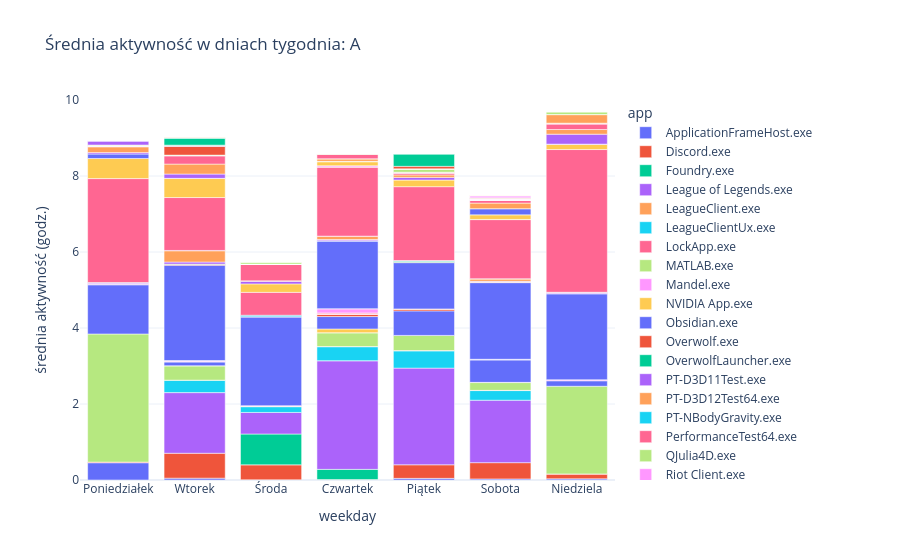

Notebook code cell kept with this figure:
### Code cell
osoba = "A"
df3 = df2[df2['osoba'] == osoba]
ylim = np.ceil(df2.groupby(['osoba','weekday'])['average_activity'].sum().reset_index()['average_activity'].max())
px.bar(df3,
       x='weekday',
       y = 'average_activity',
       color=agregator,
       category_orders={'weekday':['Poniedziałek','Wtorek','Środa','Czwartek','Piątek','Sobota','Niedziela']},
       labels={'weekday_number':'dzień tygodnia','average_activity':'średnia aktywność (godz.)',agregator:agregator},
       title=f"Średnia aktywność w dniach tygodnia: {osoba}",
       template='plotly_white',
       range_y=[0,ylim])

### Figure 1 — Plotly figure (JSON) as saved in the notebook; plotly's stock layout.template omitted (floating-point values rounded to 4 significant figures)
{"data": [{"hovertemplate": "app=ApplicationFrameHost.exe<br>weekday=%{x}<br>średnia aktywność (godz.)=%{y}<extra></extra>", "legendgroup": "ApplicationFrameHost.exe", "marker": {"color": "#636efa", "pattern": {"shape": ""}}, "name": "ApplicationFrameHost.exe", "orientation": "v", "showlegend": true, "textposition": "auto", "type": "bar", "x": ["Czwartek", "Niedziela", "Piątek", "Poniedziałek", "Sobota", "Wtorek", "Środa"], "xaxis": "x", "y": [0.003563, 0.03142, 0.04291, 0.4547, 0.02858, 0.04808, 0.005069], "yaxis": "y"}, {"hovertemplate": "app=Discord.exe<br>weekday=%{x}<br>średnia aktywność (godz.)=%{y}<extra></extra>", "legendgroup": "Discord.exe", "marker": {"color": "#EF553B", "pattern": {"shape": ""}}, "name": "Discord.exe", "orientation": "v", "showlegend": true, "textposition": "auto", "type": "bar", "x": ["Czwartek", "Niedziela", "Piątek", "Poniedziałek", "Sobota", "Wtorek", "Środa"], "xaxis": "x", "y": [0.006958, 0.124, 0.3575, 0.01661, 0.4273, 0.6555, 0.3931], "yaxis": "y"}, {"hovertemplate": "app=Foundry.exe<br>weekday=%{x}<br>średnia aktywność (godz.)=%{y}<extra></extra>", "legendgroup": "Foundry.exe", "marker": {"color": "#00cc96", "pattern": {"shape": ""}}, "name": "Foundry.exe", "orientation": "v", "showlegend": true, "textposition": "auto", "type": "bar", "x": ["Czwartek", "Środa"], "xaxis": "x", "y": [0.2691, 0.8117], "yaxis": "y"}, {"hovertemplate": "app=League of Legends.exe<br>weekday=%{x}<br>średnia aktywność (godz.)=%{y}<extra></extra>", "legendgroup": "League of Legends.exe", "marker": {"color": "#ab63fa", "pattern": {"shape": ""}}, "name": "League of Legends.exe", "orientation": "v", "showlegend": true, "textposition": "auto", "type": "bar", "x": ["Czwartek", "Piątek", "Sobota", "Wtorek", "Środa"], "xaxis": "x", "y": [2.86, 2.544, 1.644, 1.596, 0.5677], "yaxis": "y"}, {"hovertemplate": "app=LeagueClient.exe<br>weekday=%{x}<br>średnia aktywność (godz.)=%{y}<extra></extra>", "legendgroup": "LeagueClient.exe", "marker": {"color": "#FFA15A", "pattern": {"shape": ""}}, "name": "LeagueClient.exe", "orientation": "v", "showlegend": true, "textposition": "auto", "type": "bar", "x": ["Czwartek"], "xaxis": "x", "y": [0.0006168], "yaxis": "y"}, {"hovertemplate": "app=LeagueClientUx.exe<br>weekday=%{x}<br>średnia aktywność (godz.)=%{y}<extra></extra>", "legendgroup": "LeagueClientUx.exe", "marker": {"color": "#19d3f3", "pattern": {"shape": ""}}, "name": "LeagueClientUx.exe", "orientation": "v", "showlegend": true, "textposition": "auto", "type": "bar", "x": ["Czwartek", "Niedziela", "Piątek", "Sobota", "Wtorek", "Środa"], "xaxis": "x", "y": [0.3674, 0.005215, 0.4533, 0.2537, 0.3284, 0.1516], "yaxis": "y"}, {"hovertemplate": "app=LockApp.exe<br>weekday=%{x}<br>średnia aktywność (godz.)=%{y}<extra></extra>", "legendgroup": "LockApp.exe", "marker": {"color": "#FF6692", "pattern": {"shape": ""}}, "name": "LockApp.exe", "orientation": "v", "showlegend": true, "textposition": "auto", "type": "bar", "x": ["Czwartek", "Piątek", "Sobota", "Wtorek", "Środa"], "xaxis": "x", "y": [0.00478, 0.009638, 0.005403, 9.407e-05, 0.01842], "yaxis": "y"}, {"hovertemplate": "app=MATLAB.exe<br>weekday=%{x}<br>średnia aktywność (godz.)=%{y}<extra></extra>", "legendgroup": "MATLAB.exe", "marker": {"color": "#B6E880", "pattern": {"shape": ""}}, "name": "MATLAB.exe", "orientation": "v", "showlegend": true, "textposition": "auto", "type": "bar", "x": ["Czwartek", "Niedziela", "Piątek", "Poniedziałek", "Sobota", "Wtorek", "Środa"], "xaxis": "x", "y": [0.3636, 2.306, 0.3977, 3.372, 0.2058, 0.3778, 0.003566], "yaxis": "y"}, {"hovertemplate": "app=Mandel.exe<br>weekday=%{x}<br>średnia aktywność (godz.)=%{y}<extra></extra>", "legendgroup": "Mandel.exe", "marker": {"color": "#FF97FF", "pattern": {"shape": ""}}, "name": "Mandel.exe", "orientation": "v", "showlegend": true, "textposition": "auto", "type": "bar", "x": ["Czwartek"], "xaxis": "x", "y": [9.88e-05], "yaxis": "y"}, {"hovertemplate": "app=NVIDIA App.exe<br>weekday=%{x}<br>średnia aktywność (godz.)=%{y}<extra></extra>", "legendgroup": "NVIDIA App.exe", "marker": {"color": "#FECB52", "pattern": {"shape": ""}}, "name": "NVIDIA App.exe", "orientation": "v", "showlegend": true, "textposition": "auto", "type": "bar", "x": ["Czwartek", "Piątek", "Sobota", "Wtorek"], "xaxis": "x", "y": [0.09881, 0.0003783, 0.004579, 0.001036], "yaxis": "y"}, {"hovertemplate": "app=Obsidian.exe<br>weekday=%{x}<br>średnia aktywność (godz.)=%{y}<extra></extra>", "legendgroup": "Obsidian.exe", "marker": {"color": "#636efa", "pattern": {"shape": ""}}, "name": "Obsidian.exe", "orientation": "v", "showlegend": true, "textposition": "auto", "type": "bar", "x": ["Czwartek", "Niedziela", "Piątek", "Sobota", "Wtorek"], "xaxis": "x", "y": [0.3264, 0.1482, 0.6453, 0.5893, 0.09967], "yaxis": "y"}, {"hovertemplate": "app=Overwolf.exe<br>weekday=%{x}<br>średnia aktywność (godz.)=%{y}<extra></extra>", "legendgroup": "Overwolf.exe", "marker": {"color": "#EF553B", "pattern": {"shape": ""}}, "name": "Overwolf.exe", "orientation": "v", "showlegend": true, "textposition": "auto", "type": "bar", "x": ["Czwartek", "Niedziela", "Piątek", "Sobota", "Wtorek", "Środa"], "xaxis": "x", "y": [0.05641, 9.324e-05, 0.04701, 0.01394, 0.01073, 0.004326], "yaxis": "y"}, {"hovertemplate": "app=OverwolfLauncher.exe<br>weekday=%{x}<br>średnia aktywność (godz.)=%{y}<extra></extra>", "legendgroup": "OverwolfLauncher.exe", "marker": {"color": "#00cc96", "pattern": {"shape": ""}}, "name": "OverwolfLauncher.exe", "orientation": "v", "showlegend": true, "textposition": "auto", "type": "bar", "x": ["Czwartek", "Piątek", "Sobota", "Wtorek"], "xaxis": "x", "y": [0.000377, 0.0006595, 0.0003529, 0.0001877], "yaxis": "y"}, {"hovertemplate": "app=PT-D3D11Test.exe<br>weekday=%{x}<br>średnia aktywność (godz.)=%{y}<extra></extra>", "legendgroup": "PT-D3D11Test.exe", "marker": {"color": "#ab63fa", "pattern": {"shape": ""}}, "name": "PT-D3D11Test.exe", "orientation": "v", "showlegend": true, "textposition": "auto", "type": "bar", "x": ["Czwartek"], "xaxis": "x", "y": [0.00268], "yaxis": "y"}, {"hovertemplate": "app=PT-D3D12Test64.exe<br>weekday=%{x}<br>średnia aktywność (godz.)=%{y}<extra></extra>", "legendgroup": "PT-D3D12Test64.exe", "marker": {"color": "#FFA15A", "pattern": {"shape": ""}}, "name": "PT-D3D12Test64.exe", "orientation": "v", "showlegend": true, "textposition": "auto", "type": "bar", "x": ["Czwartek"], "xaxis": "x", "y": [0.00272], "yaxis": "y"}, {"hovertemplate": "app=PT-NBodyGravity.exe<br>weekday=%{x}<br>średnia aktywność (godz.)=%{y}<extra></extra>", "legendgroup": "PT-NBodyGravity.exe", "marker": {"color": "#19d3f3", "pattern": {"shape": ""}}, "name": "PT-NBodyGravity.exe", "orientation": "v", "showlegend": true, "textposition": "auto", "type": "bar", "x": ["Czwartek"], "xaxis": "x", "y": [0.001381], "yaxis": "y"}, {"hovertemplate": "app=PerformanceTest64.exe<br>weekday=%{x}<br>średnia aktywność (godz.)=%{y}<extra></extra>", "legendgroup": "PerformanceTest64.exe", "marker": {"color": "#FF6692", "pattern": {"shape": ""}}, "name": "PerformanceTest64.exe", "orientation": "v", "showlegend": true, "textposition": "auto", "type": "bar", "x": ["Czwartek"], "xaxis": "x", "y": [0.03222], "yaxis": "y"}, {"hovertemplate": "app=QJulia4D.exe<br>weekday=%{x}<br>średnia aktywność (godz.)=%{y}<extra></extra>", "legendgroup": "QJulia4D.exe", "marker": {"color": "#B6E880", "pattern": {"shape": ""}}, "name": "QJulia4D.exe", "orientation": "v", "showlegend": true, "textposition": "auto", "type": "bar", "x": ["Czwartek"], "xaxis": "x", "y": [9.88e-05], "yaxis": "y"}, {"hovertemplate": "app=Riot Client.exe<br>weekday=%{x}<br>średnia aktywność (godz.)=%{y}<extra></extra>", "legendgroup": "Riot Client.exe", "marker": {"color": "#FF97FF", "pattern": {"shape": ""}}, "name": "Riot Client.exe", "orientation": "v", "showlegend": true, "textposition": "auto", "type": "bar", "x": ["Czwartek", "Niedziela", "Piątek", "Sobota", "Wtorek", "Środa"], "xaxis": "x", "y": [0.1097, 0.02374, 0.00413, 0.004007, 0.02512, 0.0001014], "yaxis": "y"}, {"hovertemplate": "app=SamsungMagician.exe<br>weekday=%{x}<br>średnia aktywność (godz.)=%{y}<extra></extra>", "legendgroup": "SamsungMagician.exe", "marker": {"color": "#FECB52", "pattern": {"shape": ""}}, "name": "SamsungMagician.exe", "orientation": "v", "showlegend": true, "textposition": "auto", "type": "bar", "x": ["Czwartek", "Sobota", "Wtorek", "Środa"], "xaxis": "x", "y": [0.0009933, 0.0004488, 0.0003984, 9.741e-05], "yaxis": "y"}, {"hovertemplate": "app=SandFall-Win64-Shipping.exe<br>weekday=%{x}<br>średnia aktywność (godz.)=%{y}<extra></extra>", "legendgroup": "SandFall-Win64-Shipping.exe", "marker": {"color": "#636efa", "pattern": {"shape": ""}}, "name": "SandFall-Win64-Shipping.exe", "orientation": "v", "showlegend": true, "textposition": "auto", "type": "bar", "x": ["Czwartek", "Niedziela", "Piątek", "Poniedziałek", "Sobota", "Wtorek", "Środa"], "xaxis": "x", "y": [1.782, 2.262, 1.217, 1.294, 2.017, 2.508, 2.337], "yaxis": "y"}, {"hovertemplate": "app=SearchHost.exe<br>weekday=%{x}<br>średnia aktywność (godz.)=%{y}<extra></extra>", "legendgroup": "SearchHost.exe", "marker": {"color": "#EF553B", "pattern": {"shape": ""}}, "name": "SearchHost.exe", "orientation": "v", "showlegend": true, "textposition": "auto", "type": "bar", "x": ["Czwartek", "Niedziela", "Piątek", "Poniedziałek", "Sobota", "Wtorek", "Środa"], "xaxis": "x", "y": [0.004231, 0.00602, 0.008831, 0.01174, 0.01393, 0.02767, 0.003096], "yaxis": "y"}, {"hovertemplate": "app=ShellHost.exe<br>weekday=%{x}<br>średnia aktywność (godz.)=%{y}<extra></extra>", "legendgroup": "ShellHost.exe", "marker": {"color": "#00cc96", "pattern": {"shape": ""}}, "name": "ShellHost.exe", "orientation": "v", "showlegend": true, "textposition": "auto", "type": "bar", "x": ["Czwartek", "Niedziela", "Piątek", "Poniedziałek", "Sobota", "Wtorek", "Środa"], "xaxis": "x", "y": [0.004967, 0.002916, 0.03238, 0.003474, 0.007258, 0.003562, 0.003288], "yaxis": "y"}, {"hovertemplate": "app=Spotify.exe<br>weekday=%{x}<br>średnia aktywność (godz.)=%{y}<extra></extra>", "legendgroup": "Spotify.exe", "marker": {"color": "#ab63fa", "pattern": {"shape": ""}}, "name": "Spotify.exe", "orientation": "v", "showlegend": true, "textposition": "auto", "type": "bar", "x": ["Czwartek", "Niedziela", "Piątek", "Poniedziałek", "Sobota", "Wtorek"], "xaxis": "x", "y": [0.0281, 0.02714, 0.007704, 0.03329, 0.01302, 0.0535], "yaxis": "y"}, {"hovertemplate": "app=SwUSB.exe<br>weekday=%{x}<br>średnia aktywność (godz.)=%{y}<extra></extra>", "legendgroup": "SwUSB.exe", "marker": {"color": "#FFA15A", "pattern": {"shape": ""}}, "name": "SwUSB.exe", "orientation": "v", "showlegend": true, "textposition": "auto", "type": "bar", "x": ["Czwartek", "Niedziela", "Piątek", "Poniedziałek", "Sobota", "Wtorek"], "xaxis": "x", "y": [0.08568, 0.0008824, 0.001462, 9.815e-05, 0.0619, 0.2971], "yaxis": "y"}, {"hovertemplate": "app=Taskmgr.exe<br>weekday=%{x}<br>średnia aktywność (godz.)=%{y}<extra></extra>", "legendgroup": "Taskmgr.exe", "marker": {"color": "#19d3f3", "pattern": {"shape": ""}}, "name": "Taskmgr.exe", "orientation": "v", "showlegend": true, "textposition": "auto", "type": "bar", "x": ["Czwartek", "Niedziela", "Piątek", "Poniedziałek", "Sobota", "Wtorek", "Środa"], "xaxis": "x", "y": [0.004406, 0.003689, 0.004424, 0.009923, 0.00604, 0.008835, 0.03688], "yaxis": "y"}, {"hovertemplate": "app=brave.exe<br>weekday=%{x}<br>średnia aktywność (godz.)=%{y}<extra></extra>", "legendgroup": "brave.exe", "marker": {"color": "#FF6692", "pattern": {"shape": ""}}, "name": "brave.exe", "orientation": "v", "showlegend": true, "textposition": "auto", "type": "bar", "x": ["Czwartek", "Niedziela", "Piątek", "Poniedziałek", "Sobota", "Wtorek", "Środa"], "xaxis": "x", "y": [1.818, 3.756, 1.944, 2.736, 1.557, 1.392, 0.6018], "yaxis": "y"}, {"hovertemplate": "app=calibre-file-dialog.exe<br>weekday=%{x}<br>średnia aktywność (godz.)=%{y}<extra></extra>", "legendgroup": "calibre-file-dialog.exe", "marker": {"color": "#B6E880", "pattern": {"shape": ""}}, "name": "calibre-file-dialog.exe", "orientation": "v", "showlegend": true, "textposition": "auto", "type": "bar", "x": ["Czwartek", "Sobota"], "xaxis": "x", "y": [0.0008456, 0.0002112], "yaxis": "y"}, {"hovertemplate": "app=calibre.exe<br>weekday=%{x}<br>średnia aktywność (godz.)=%{y}<extra></extra>", "legendgroup": "calibre.exe", "marker": {"color": "#FF97FF", "pattern": {"shape": ""}}, "name": "calibre.exe", "orientation": "v", "showlegend": true, "textposition": "auto", "type": "bar", "x": ["Czwartek", "Sobota"], "xaxis": "x", "y": [0.0322, 0.003023], "yaxis": "y"}, {"hovertemplate": "app=explorer.exe<br>weekday=%{x}<br>średnia aktywność (godz.)=%{y}<extra></extra>", "legendgroup": "explorer.exe", "marker": {"color": "#FECB52", "pattern": {"shape": ""}}, "name": "explorer.exe", "orientation": "v", "showlegend": true, "textposition": "auto", "type": "bar", "x": ["Czwartek", "Niedziela", "Piątek", "Poniedziałek", "Sobota", "Wtorek", "Środa"], "xaxis": "x", "y": [0.106, 0.1411, 0.1741, 0.5288, 0.1206, 0.502, 0.2231], "yaxis": "y"}, {"hovertemplate": "app=iPSMonitor.exe<br>weekday=%{x}<br>średnia aktywność (godz.)=%{y}<extra></extra>", "legendgroup": "iPSMonitor.exe", "marker": {"color": "#636efa", "pattern": {"shape": ""}}, "name": "iPSMonitor.exe", "orientation": "v", "showlegend": true, "textposition": "auto", "type": "bar", "x": ["Czwartek", "Niedziela", "Poniedziałek", "Sobota"], "xaxis": "x", "y": [0.009183, 0.0008551, 0.1178, 0.1627], "yaxis": "y"}, {"hovertemplate": "app=lghub.exe<br>weekday=%{x}<br>średnia aktywność (godz.)=%{y}<extra></extra>", "legendgroup": "lghub.exe", "marker": {"color": "#EF553B", "pattern": {"shape": ""}}, "name": "lghub.exe", "orientation": "v", "showlegend": true, "textposition": "auto", "type": "bar", "x": ["Czwartek", "Niedziela", "Wtorek"], "xaxis": "x", "y": [0.0003771, 9.491e-05, 0.003207], "yaxis": "y"}, {"hovertemplate": "app=mmc.exe<br>weekday=%{x}<br>średnia aktywność (godz.)=%{y}<extra></extra>", "legendgroup": "mmc.exe", "marker": {"color": "#00cc96", "pattern": {"shape": ""}}, "name": "mmc.exe", "orientation": "v", "showlegend": true, "textposition": "auto", "type": "bar", "x": ["Czwartek"], "xaxis": "x", "y": [0.001386], "yaxis": "y"}, {"hovertemplate": "app=ms-teams.exe<br>weekday=%{x}<br>średnia aktywność (godz.)=%{y}<extra></extra>", "legendgroup": "ms-teams.exe", "marker": {"color": "#ab63fa", "pattern": {"shape": ""}}, "name": "ms-teams.exe", "orientation": "v", "showlegend": true, "textposition": "auto", "type": "bar", "x": ["Czwartek", "Niedziela", "Piątek", "Poniedziałek", "Sobota", "Wtorek", "Środa"], "xaxis": "x", "y": [0.0003744, 0.2623, 0.06935, 0.03746, 0.000352, 0.113, 0.07047], "yaxis": "y"}, {"hovertemplate": "app=msedge.exe<br>weekday=%{x}<br>średnia aktywność (godz.)=%{y}<extra></extra>", "legendgroup": "msedge.exe", "marker": {"color": "#FFA15A", "pattern": {"shape": ""}}, "name": "msedge.exe", "orientation": "v", "showlegend": true, "textposition": "auto", "type": "bar", "x": ["Czwartek", "Niedziela", "Piątek", "Poniedziałek", "Sobota", "Wtorek", "Środa"], "xaxis": "x", "y": [0.06593, 0.1225, 0.06608, 0.1523, 0.1459, 0.2624, 0.009839], "yaxis": "y"}, {"hovertemplate": "app=oclParticles.exe<br>weekday=%{x}<br>średnia aktywność (godz.)=%{y}<extra></extra>", "legendgroup": "oclParticles.exe", "marker": {"color": "#19d3f3", "pattern": {"shape": ""}}, "name": "oclParticles.exe", "orientation": "v", "showlegend": true, "textposition": "auto", "type": "bar", "x": ["Czwartek"], "xaxis": "x", "y": [0.0007011], "yaxis": "y"}, {"hovertemplate": "app=steamwebhelper.exe<br>weekday=%{x}<br>średnia aktywność (godz.)=%{y}<extra></extra>", "legendgroup": "steamwebhelper.exe", "marker": {"color": "#FF6692", "pattern": {"shape": ""}}, "name": "steamwebhelper.exe", "orientation": "v", "showlegend": true, "textposition": "auto", "type": "bar", "x": ["Czwartek", "Niedziela", "Piątek", "Poniedziałek", "Sobota", "Wtorek", "Środa"], "xaxis": "x", "y": [0.1163, 0.1523, 0.05065, 0.01238, 0.06866, 0.221, 0.4373], "yaxis": "y"}, {"hovertemplate": "app=unknown<br>weekday=%{x}<br>średnia aktywność (godz.)=%{y}<extra></extra>", "legendgroup": "unknown", "marker": {"color": "#B6E880", "pattern": {"shape": ""}}, "name": "unknown", "orientation": "v", "showlegend": true, "textposition": "auto", "type": "bar", "x": ["Czwartek", "Niedziela", "Piątek", "Sobota", "Wtorek"], "xaxis": "x", "y": [0.0001036, 9.87e-05, 0.0002082, 0.0002466, 0.0009326], "yaxis": "y"}, {"hovertemplate": "app=Bitwarden.exe<br>weekday=%{x}<br>średnia aktywność (godz.)=%{y}<extra></extra>", "legendgroup": "Bitwarden.exe", "marker": {"color": "#FF97FF", "pattern": {"shape": ""}}, "name": "Bitwarden.exe", "orientation": "v", "showlegend": true, "textposition": "auto", "type": "bar", "x": ["Niedziela", "Wtorek"], "xaxis": "x", "y": [0.001392, 0.0009056], "yaxis": "y"}, {"hovertemplate": "app=Calendar.exe<br>weekday=%{x}<br>średnia aktywność (godz.)=%{y}<extra></extra>", "legendgroup": "Calendar.exe", "marker": {"color": "#FECB52", "pattern": {"shape": ""}}, "name": "Calendar.exe", "orientation": "v", "showlegend": true, "textposition": "auto", "type": "bar", "x": ["Niedziela", "Poniedziałek"], "xaxis": "x", "y": [0.0008474, 0.0001881], "yaxis": "y"}, {"hovertemplate": "app=EXCEL.EXE<br>weekday=%{x}<br>średnia aktywność (godz.)=%{y}<extra></extra>", "legendgroup": "EXCEL.EXE", "marker": {"color": "#636efa", "pattern": {"shape": ""}}, "name": "EXCEL.EXE", "orientation": "v", "showlegend": true, "textposition": "auto", "type": "bar", "x": ["Niedziela", "Piątek", "Poniedziałek", "Sobota", "Wtorek"], "xaxis": "x", "y": [0.008361, 0.004229, 9.37e-05, 0.00916, 0.003006], "yaxis": "y"}, {"hovertemplate": "app=MATLABWindow.exe<br>weekday=%{x}<br>średnia aktywność (godz.)=%{y}<extra></extra>", "legendgroup": "MATLABWindow.exe", "marker": {"color": "#EF553B", "pattern": {"shape": ""}}, "name": "MATLABWindow.exe", "orientation": "v", "showlegend": true, "textposition": "auto", "type": "bar", "x": ["Niedziela", "Poniedziałek"], "xaxis": "x", "y": [0.001422, 0.001408], "yaxis": "y"}, {"hovertemplate": "app=OpenWith.exe<br>weekday=%{x}<br>średnia aktywność (godz.)=%{y}<extra></extra>", "legendgroup": "OpenWith.exe", "marker": {"color": "#00cc96", "pattern": {"shape": ""}}, "name": "OpenWith.exe", "orientation": "v", "showlegend": true, "textposition": "auto", "type": "bar", "x": ["Niedziela", "Poniedziałek", "Sobota", "Wtorek"], "xaxis": "x", "y": [0.0004696, 0.0003746, 0.0002113, 9.333e-05], "yaxis": "y"}, {"hovertemplate": "app=ScreenClippingHost.exe<br>weekday=%{x}<br>średnia aktywność (godz.)=%{y}<extra></extra>", "legendgroup": "ScreenClippingHost.exe", "marker": {"color": "#ab63fa", "pattern": {"shape": ""}}, "name": "ScreenClippingHost.exe", "orientation": "v", "showlegend": true, "textposition": "auto", "type": "bar", "x": ["Niedziela", "Piątek", "Poniedziałek", "Sobota", "Wtorek", "Środa"], "xaxis": "x", "y": [0.00263, 0.009849, 0.008167, 0.0009856, 0.002729, 0.001505], "yaxis": "y"}, {"hovertemplate": "app=VALORANT-Win64-Shipping.exe<br>weekday=%{x}<br>średnia aktywność (godz.)=%{y}<extra></extra>", "legendgroup": "VALORANT-Win64-Shipping.exe", "marker": {"color": "#FFA15A", "pattern": {"shape": ""}}, "name": "VALORANT-Win64-Shipping.exe", "orientation": "v", "showlegend": true, "textposition": "auto", "type": "bar", "x": ["Niedziela"], "xaxis": "x", "y": [0.2252], "yaxis": "y"}, {"hovertemplate": "app=logioptionsplus.exe<br>weekday=%{x}<br>średnia aktywność (godz.)=%{y}<extra></extra>", "legendgroup": "logioptionsplus.exe", "marker": {"color": "#19d3f3", "pattern": {"shape": ""}}, "name": "logioptionsplus.exe", "orientation": "v", "showlegend": true, "textposition": "auto", "type": "bar", "x": ["Niedziela", "Piątek", "Poniedziałek", "Sobota", "Środa"], "xaxis": "x", "y": [0.001031, 0.00075, 0.0005631, 0.001126, 0.001128], "yaxis": "y"}, {"hovertemplate": "app=mspaint.exe<br>weekday=%{x}<br>średnia aktywność (godz.)=%{y}<extra></extra>", "legendgroup": "mspaint.exe", "marker": {"color": "#FF6692", "pattern": {"shape": ""}}, "name": "mspaint.exe", "orientation": "v", "showlegend": true, "textposition": "auto", "type": "bar", "x": ["Niedziela", "Piątek", "Poniedziałek"], "xaxis": "x", "y": [0.001128, 0.005082, 0.01059], "yaxis": "y"}, {"hovertemplate": "app=olk.exe<br>weekday=%{x}<br>średnia aktywność (godz.)=%{y}<extra></extra>", "legendgroup": "olk.exe", "marker": {"color": "#B6E880", "pattern": {"shape": ""}}, "name": "olk.exe", "orientation": "v", "showlegend": true, "textposition": "auto", "type": "bar", "x": ["Niedziela", "Piątek", "Poniedziałek", "Sobota", "Wtorek"], "xaxis": "x", "y": [0.06222, 0.08207, 0.01287, 0.003733, 0.00741], "yaxis": "y"}, {"hovertemplate": "app=Photos.exe<br>weekday=%{x}<br>średnia aktywność (godz.)=%{y}<extra></extra>", "legendgroup": "Photos.exe", "marker": {"color": "#FF97FF", "pattern": {"shape": ""}}, "name": "Photos.exe", "orientation": "v", "showlegend": true, "textposition": "auto", "type": "bar", "x": ["Piątek", "Sobota"], "xaxis": "x", "y": [0.006012, 0.02481], "yaxis": "y"}, {"hovertemplate": "app=RiotClientServices.exe<br>weekday=%{x}<br>średnia aktywność (godz.)=%{y}<extra></extra>", "legendgroup": "RiotClientServices.exe", "marker": {"color": "#FECB52", "pattern": {"shape": ""}}, "name": "RiotClientServices.exe", "orientation": "v", "showlegend": true, "textposition": "auto", "type": "bar", "x": ["Piątek"], "xaxis": "x", "y": [0.0006616], "yaxis": "y"}, {"hovertemplate": "app=dwm.exe<br>weekday=%{x}<br>średnia aktywność (godz.)=%{y}<extra></extra>", "legendgroup": "dwm.exe", "marker": {"color": "#636efa", "pattern": {"shape": ""}}, "name": "dwm.exe", "orientation": "v", "showlegend": true, "textposition": "auto", "type": "bar", "x": ["Piątek", "Sobota"], "xaxis": "x", "y": [0.0001022, 0.0008125], "yaxis": "y"}, {"hovertemplate": "app=factorio.exe<br>weekday=%{x}<br>średnia aktywność (godz.)=%{y}<extra></extra>", "legendgroup": "factorio.exe", "marker": {"color": "#EF553B", "pattern": {"shape": ""}}, "name": "factorio.exe", "orientation": "v", "showlegend": true, "textposition": "auto", "type": "bar", "x": ["Piątek", "Wtorek"], "xaxis": "x", "y": [0.06603, 0.2364], "yaxis": "y"}, {"hovertemplate": "app=rstudio.exe<br>weekday=%{x}<br>średnia aktywność (godz.)=%{y}<extra></extra>", "legendgroup": "rstudio.exe", "marker": {"color": "#00cc96", "pattern": {"shape": ""}}, "name": "rstudio.exe", "orientation": "v", "showlegend": true, "textposition": "auto", "type": "bar", "x": ["Piątek"], "xaxis": "x", "y": [0.3155], "yaxis": "y"}, {"hovertemplate": "app=Notepad.exe<br>weekday=%{x}<br>średnia aktywność (godz.)=%{y}<extra></extra>", "legendgroup": "Notepad.exe", "marker": {"color": "#ab63fa", "pattern": {"shape": ""}}, "name": "Notepad.exe", "orientation": "v", "showlegend": true, "textposition": "auto", "type": "bar", "x": ["Poniedziałek", "Sobota", "Wtorek"], "xaxis": "x", "y": [0.1115, 0.0005631, 9.426e-05], "yaxis": "y"}, {"hovertemplate": "app=PickerHost.exe<br>weekday=%{x}<br>średnia aktywność (godz.)=%{y}<extra></extra>", "legendgroup": "PickerHost.exe", "marker": {"color": "#FFA15A", "pattern": {"shape": ""}}, "name": "PickerHost.exe", "orientation": "v", "showlegend": true, "textposition": "auto", "type": "bar", "x": ["Poniedziałek", "Sobota", "Środa"], "xaxis": "x", "y": [0.0002833, 0.0001411, 0.000189], "yaxis": "y"}, {"hovertemplate": "app=msedgewebview2.exe<br>weekday=%{x}<br>średnia aktywność (godz.)=%{y}<extra></extra>", "legendgroup": "msedgewebview2.exe", "marker": {"color": "#19d3f3", "pattern": {"shape": ""}}, "name": "msedgewebview2.exe", "orientation": "v", "showlegend": true, "textposition": "auto", "type": "bar", "x": ["Poniedziałek"], "xaxis": "x", "y": [0.0001875], "yaxis": "y"}, {"hovertemplate": "app=wmplayer.exe<br>weekday=%{x}<br>średnia aktywność (godz.)=%{y}<extra></extra>", "legendgroup": "wmplayer.exe", "marker": {"color": "#FF6692", "pattern": {"shape": ""}}, "name": "wmplayer.exe", "orientation": "v", "showlegend": true, "textposition": "auto", "type": "bar", "x": ["Poniedziałek", "Sobota"], "xaxis": "x", "y": [0.0002816, 0.01733], "yaxis": "y"}, {"hovertemplate": "app=Acrobat.exe<br>weekday=%{x}<br>średnia aktywność (godz.)=%{y}<extra></extra>", "legendgroup": "Acrobat.exe", "marker": {"color": "#B6E880", "pattern": {"shape": ""}}, "name": "Acrobat.exe", "orientation": "v", "showlegend": true, "textposition": "auto", "type": "bar", "x": ["Sobota"], "xaxis": "x", "y": [0.01083], "yaxis": "y"}, {"hovertemplate": "app=Code.exe<br>weekday=%{x}<br>średnia aktywność (godz.)=%{y}<extra></extra>", "legendgroup": "Code.exe", "marker": {"color": "#FF97FF", "pattern": {"shape": ""}}, "name": "Code.exe", "orientation": "v", "showlegend": true, "textposition": "auto", "type": "bar", "x": ["Sobota", "Wtorek"], "xaxis": "x", "y": [0.04878, 0.02375], "yaxis": "y"}, {"hovertemplate": "app=EpicGamesLauncher.exe<br>weekday=%{x}<br>średnia aktywność (godz.)=%{y}<extra></extra>", "legendgroup": "EpicGamesLauncher.exe", "marker": {"color": "#FECB52", "pattern": {"shape": ""}}, "name": "EpicGamesLauncher.exe", "orientation": "v", "showlegend": true, "textposition": "auto", "type": "bar", "x": ["Sobota"], "xaxis": "x", "y": [0.01415], "yaxis": "y"}, {"hovertemplate": "app=StartMenuExperienceHost.exe<br>weekday=%{x}<br>średnia aktywność (godz.)=%{y}<extra></extra>", "legendgroup": "StartMenuExperienceHost.exe", "marker": {"color": "#636efa", "pattern": {"shape": ""}}, "name": "StartMenuExperienceHost.exe", "orientation": "v", "showlegend": true, "textposition": "auto", "type": "bar", "x": ["Sobota", "Wtorek", "Środa"], "xaxis": "x", "y": [7.111e-05, 0.0002811, 9.417e-05], "yaxis": "y"}, {"hovertemplate": "app=CredentialUIBroker.exe<br>weekday=%{x}<br>średnia aktywność (godz.)=%{y}<extra></extra>", "legendgroup": "CredentialUIBroker.exe", "marker": {"color": "#EF553B", "pattern": {"shape": ""}}, "name": "CredentialUIBroker.exe", "orientation": "v", "showlegend": true, "textposition": "auto", "type": "bar", "x": ["Wtorek"], "xaxis": "x", "y": [0.002069], "yaxis": "y"}, {"hovertemplate": "app=SteelSeriesGGClient.exe<br>weekday=%{x}<br>średnia aktywność (godz.)=%{y}<extra></extra>", "legendgroup": "SteelSeriesGGClient.exe", "marker": {"color": "#00cc96", "pattern": {"shape": ""}}, "name": "SteelSeriesGGClient.exe", "orientation": "v", "showlegend": true, "textposition": "auto", "type": "bar", "x": ["Wtorek"], "xaxis": "x", "y": [0.1856], "yaxis": "y"}, {"hovertemplate": "app=Voicemod.exe<br>weekday=%{x}<br>średnia aktywność (godz.)=%{y}<extra></extra>", "legendgroup": "Voicemod.exe", "marker": {"color": "#ab63fa", "pattern": {"shape": ""}}, "name": "Voicemod.exe", "orientation": "v", "showlegend": true, "textposition": "auto", "type": "bar", "x": ["Wtorek"], "xaxis": "x", "y": [0.003666], "yaxis": "y"}, {"hovertemplate": "app=WinRAR.exe<br>weekday=%{x}<br>średnia aktywność (godz.)=%{y}<extra></extra>", "legendgroup": "WinRAR.exe", "marker": {"color": "#FFA15A", "pattern": {"shape": ""}}, "name": "WinRAR.exe", "orientation": "v", "showlegend": true, "textposition": "auto", "type": "bar", "x": ["Wtorek"], "xaxis": "x", "y": [0.004131], "yaxis": "y"}, {"hovertemplate": "app=LauncherInstallerBundle.exe<br>weekday=%{x}<br>średnia aktywność (godz.)=%{y}<extra></extra>", "legendgroup": "LauncherInstallerBundle.exe", "marker": {"color": "#19d3f3", "pattern": {"shape": ""}}, "name": "LauncherInstallerBundle.exe", "orientation": "v", "showlegend": true, "textposition": "auto", "type": "bar", "x": ["Środa"], "xaxis": "x", "y": [9.37e-05], "yaxis": "y"}, {"hovertemplate": "app=Paradox Launcher.exe<br>weekday=%{x}<br>średnia aktywność (godz.)=%{y}<extra></extra>", "legendgroup": "Paradox Launcher.exe", "marker": {"color": "#FF6692", "pattern": {"shape": ""}}, "name": "Paradox Launcher.exe", "orientation": "v", "showlegend": true, "textposition": "auto", "type": "bar", "x": ["Środa"], "xaxis": "x", "y": [0.001319], "yaxis": "y"}, {"hovertemplate": "app=hollow_knight.exe<br>weekday=%{x}<br>średnia aktywność (godz.)=%{y}<extra></extra>", "legendgroup": "hollow_knight.exe", "marker": {"color": "#B6E880", "pattern": {"shape": ""}}, "name": "hollow_knight.exe", "orientation": "v", "showlegend": true, "textposition": "auto", "type": "bar", "x": ["Środa"], "xaxis": "x", "y": [0.0466], "yaxis": "y"}, {"hovertemplate": "app=launcher-installer-windows_2025.5.exe<br>weekday=%{x}<br>średnia aktywność (godz.)=%{y}<extra></extra>", "legendgroup": "launcher-installer-windows_2025.5.exe", "marker": {"color": "#FF97FF", "pattern": {"shape": ""}}, "name": "launcher-installer-windows_2025.5.exe", "orientation": "v", "showlegend": true, "textposition": "auto", "type": "bar", "x": ["Środa"], "xaxis": "x", "y": [0.0006569], "yaxis": "y"}], "layout": {"barmode": "relative", "legend": {"title": {"text": "app"}, "tracegroupgap": 0}, "title": {"text": "Średnia aktywność w dniach tygodnia: A"}, "xaxis": {"anchor": "y", "categoryarray": ["Poniedziałek", "Wtorek", "Środa", "Czwartek", "Piątek", "Sobota", "Niedziela"], "categoryorder": "array", "domain": [0, 1], "title": {"text": "weekday"}}, "yaxis": {"anchor": "x", "domain": [0, 1], "range": [0, 10], "title": {"text": "średnia aktywność (godz.)"}}}}
